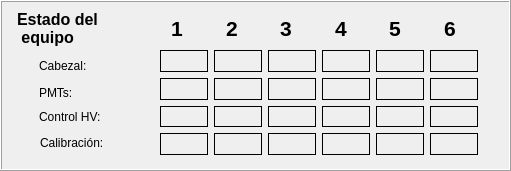
     <widget class="QFrame" name="frame_status">
      <property name="geometry">
       <rect>
        <x>10</x>
        <y>104</y>
        <width>511</width>
        <height>171</height>
       </rect>
      </property>
      <property name="sizePolicy">
       <sizepolicy hsizetype="Fixed" vsizetype="Fixed">
        <horstretch>0</horstretch>
        <verstretch>0</verstretch>
       </sizepolicy>
      </property>
      <property name="maximumSize">
       <size>
        <width>1122</width>
        <height>923</height>
       </size>
      </property>
      <property name="frameShape">
       <enum>QFrame::Box</enum>
      </property>
      <property name="frameShadow">
       <enum>QFrame::Raised</enum>
      </property>
      <widget class="QLabel" name="label_14">
       <property name="geometry">
        <rect>
         <x>39</x>
         <y>82</y>
         <width>66</width>
         <height>21</height>
        </rect>
       </property>
       <property name="text">
        <string>PMTs:</string>
       </property>
      </widget>
      <widget class="QLabel" name="label_15">
       <property name="geometry">
        <rect>
         <x>39</x>
         <y>106</y>
         <width>91</width>
         <height>21</height>
        </rect>
       </property>
       <property name="text">
        <string>Control HV:</string>
       </property>
      </widget>
      <widget class="QLabel" name="label_17">
       <property name="geometry">
        <rect>
         <x>17</x>
         <y>8</y>
         <width>111</width>
         <height>41</height>
        </rect>
       </property>
       <property name="font">
        <font>
         <pointsize>12</pointsize>
         <weight>75</weight>
         <bold>true</bold>
        </font>
       </property>
       <property name="text">
        <string>Estado del 
 equipo</string>
       </property>
      </widget>
      <widget class="QLabel" name="label_18">
       <property name="geometry">
        <rect>
         <x>39</x>
         <y>55</y>
         <width>66</width>
         <height>21</height>
        </rect>
       </property>
       <property name="text">
        <string>Cabezal:</string>
       </property>
      </widget>
      <widget class="QWidget" name="layoutWidget1">
       <property name="geometry">
        <rect>
         <x>171</x>
         <y>10</y>
         <width>321</width>
         <height>37</height>
        </rect>
       </property>
       <layout class="QHBoxLayout" name="Heads">
        <property name="spacing">
         <number>6</number>
        </property>
        <item>
         <widget class="QLabel" name="label_5">
          <property name="font">
           <font>
            <pointsize>16</pointsize>
            <weight>75</weight>
            <bold>true</bold>
           </font>
          </property>
          <property name="layoutDirection">
           <enum>Qt::LeftToRight</enum>
          </property>
          <property name="text">
           <string>1</string>
          </property>
          <property name="textFormat">
           <enum>Qt::PlainText</enum>
          </property>
          <property name="alignment">
           <set>Qt::AlignLeading|Qt::AlignLeft|Qt::AlignVCenter</set>
          </property>
         </widget>
        </item>
        <item>
         <widget class="QLabel" name="label_24">
          <property name="font">
           <font>
            <pointsize>16</pointsize>
            <weight>75</weight>
            <bold>true</bold>
           </font>
          </property>
          <property name="text">
           <string>2</string>
          </property>
          <property name="alignment">
           <set>Qt::AlignLeading|Qt::AlignLeft|Qt::AlignVCenter</set>
          </property>
         </widget>
        </item>
        <item>
         <widget class="QLabel" name="label_25">
          <property name="font">
           <font>
            <pointsize>16</pointsize>
            <weight>75</weight>
            <bold>true</bold>
           </font>
          </property>
          <property name="text">
           <string>3</string>
          </property>
          <property name="alignment">
           <set>Qt::AlignLeading|Qt::AlignLeft|Qt::AlignVCenter</set>
          </property>
         </widget>
        </item>
        <item>
         <widget class="QLabel" name="label_26">
          <property name="font">
           <font>
            <pointsize>16</pointsize>
            <weight>75</weight>
            <bold>true</bold>
           </font>
          </property>
          <property name="text">
           <string>4</string>
          </property>
          <property name="alignment">
           <set>Qt::AlignLeading|Qt::AlignLeft|Qt::AlignVCenter</set>
          </property>
         </widget>
        </item>
        <item>
         <widget class="QLabel" name="label_27">
          <property name="font">
           <font>
            <pointsize>16</pointsize>
            <weight>75</weight>
            <bold>true</bold>
           </font>
          </property>
          <property name="text">
           <string>5</string>
          </property>
          <property name="alignment">
           <set>Qt::AlignLeading|Qt::AlignLeft|Qt::AlignVCenter</set>
          </property>
         </widget>
        </item>
        <item>
         <widget class="QLabel" name="label_28">
          <property name="font">
           <font>
            <pointsize>16</pointsize>
            <weight>75</weight>
            <bold>true</bold>
           </font>
          </property>
          <property name="text">
           <string>6</string>
          </property>
          <property name="alignment">
           <set>Qt::AlignLeading|Qt::AlignLeft|Qt::AlignVCenter</set>
          </property>
         </widget>
        </item>
       </layout>
      </widget>
      <widget class="QWidget" name="layoutWidget">
       <property name="geometry">
        <rect>
         <x>160</x>
         <y>50</y>
         <width>318</width>
         <height>105</height>
        </rect>
       </property>
       <layout class="QGridLayout" name="gridLayout">
        <item row="1" column="0">
         <widget class="QLabel" name="label_pmt_estado_1">
          <property name="autoFillBackground">
           <bool>true</bool>
          </property>
          <property name="frameShape">
           <enum>QFrame::Panel</enum>
          </property>
          <property name="text">
           <string/>
          </property>
         </widget>
        </item>
        <item row="0" column="3">
         <widget class="QLabel" name="label_cabezal_estado_4">
          <property name="autoFillBackground">
           <bool>true</bool>
          </property>
          <property name="frameShape">
           <enum>QFrame::Panel</enum>
          </property>
          <property name="text">
           <string/>
          </property>
         </widget>
        </item>
        <item row="0" column="0">
         <widget class="QLabel" name="label_cabezal_estado_1">
          <property name="autoFillBackground">
           <bool>true</bool>
          </property>
          <property name="frameShape">
           <enum>QFrame::Panel</enum>
          </property>
          <property name="text">
           <string/>
          </property>
         </widget>
        </item>
        <item row="2" column="3">
         <widget class="QLabel" name="label_hv_estado_4">
          <property name="font">
           <font>
            <pointsize>9</pointsize>
            <weight>75</weight>
            <bold>true</bold>
           </font>
          </property>
          <property name="autoFillBackground">
           <bool>true</bool>
          </property>
          <property name="frameShape">
           <enum>QFrame::Panel</enum>
          </property>
          <property name="text">
           <string/>
          </property>
         </widget>
        </item>
        <item row="0" column="2">
         <widget class="QLabel" name="label_cabezal_estado_3">
          <property name="autoFillBackground">
           <bool>true</bool>
          </property>
          <property name="frameShape">
           <enum>QFrame::Panel</enum>
          </property>
          <property name="text">
           <string/>
          </property>
         </widget>
        </item>
        <item row="2" column="4">
         <widget class="QLabel" name="label_hv_estado_5">
          <property name="font">
           <font>
            <pointsize>9</pointsize>
            <weight>75</weight>
            <bold>true</bold>
           </font>
          </property>
          <property name="autoFillBackground">
           <bool>true</bool>
          </property>
          <property name="frameShape">
           <enum>QFrame::Panel</enum>
          </property>
          <property name="text">
           <string/>
          </property>
         </widget>
        </item>
        <item row="2" column="1">
         <widget class="QLabel" name="label_hv_estado_2">
          <property name="font">
           <font>
            <pointsize>9</pointsize>
            <weight>75</weight>
            <bold>true</bold>
           </font>
          </property>
          <property name="autoFillBackground">
           <bool>true</bool>
          </property>
          <property name="frameShape">
           <enum>QFrame::Panel</enum>
          </property>
          <property name="text">
           <string/>
          </property>
         </widget>
        </item>
        <item row="1" column="2">
         <widget class="QLabel" name="label_pmt_estado_3">
          <property name="autoFillBackground">
           <bool>true</bool>
          </property>
          <property name="frameShape">
           <enum>QFrame::Panel</enum>
          </property>
          <property name="text">
           <string/>
          </property>
         </widget>
        </item>
        <item row="1" column="5">
         <widget class="QLabel" name="label_pmt_estado_6">
          <property name="autoFillBackground">
           <bool>true</bool>
          </property>
          <property name="frameShape">
           <enum>QFrame::Panel</enum>
          </property>
          <property name="text">
           <string/>
          </property>
         </widget>
        </item>
        <item row="1" column="4">
         <widget class="QLabel" name="label_pmt_estado_5">
          <property name="autoFillBackground">
           <bool>true</bool>
          </property>
          <property name="frameShape">
           <enum>QFrame::Panel</enum>
          </property>
          <property name="text">
           <string/>
          </property>
         </widget>
        </item>
        <item row="2" column="5">
         <widget class="QLabel" name="label_hv_estado_6">
          <property name="font">
           <font>
            <pointsize>9</pointsize>
            <weight>75</weight>
            <bold>true</bold>
           </font>
          </property>
          <property name="autoFillBackground">
           <bool>true</bool>
          </property>
          <property name="frameShape">
           <enum>QFrame::Panel</enum>
          </property>
          <property name="text">
           <string/>
          </property>
         </widget>
        </item>
        <item row="2" column="0">
         <widget class="QLabel" name="label_hv_estado_1">
          <property name="font">
           <font>
            <pointsize>9</pointsize>
            <weight>75</weight>
            <bold>true</bold>
           </font>
          </property>
          <property name="autoFillBackground">
           <bool>true</bool>
          </property>
          <property name="frameShape">
           <enum>QFrame::Panel</enum>
          </property>
          <property name="text">
           <string/>
          </property>
         </widget>
        </item>
        <item row="0" column="1">
         <widget class="QLabel" name="label_cabezal_estado_2">
          <property name="autoFillBackground">
           <bool>true</bool>
          </property>
          <property name="frameShape">
           <enum>QFrame::Panel</enum>
          </property>
          <property name="text">
           <string/>
          </property>
         </widget>
        </item>
        <item row="0" column="4">
         <widget class="QLabel" name="label_cabezal_estado_5">
          <property name="autoFillBackground">
           <bool>true</bool>
          </property>
          <property name="frameShape">
           <enum>QFrame::Panel</enum>
          </property>
          <property name="text">
           <string/>
          </property>
         </widget>
        </item>
        <item row="2" column="2">
         <widget class="QLabel" name="label_hv_estado_3">
          <property name="font">
           <font>
            <pointsize>9</pointsize>
            <weight>75</weight>
            <bold>true</bold>
           </font>
          </property>
          <property name="autoFillBackground">
           <bool>true</bool>
          </property>
          <property name="frameShape">
           <enum>QFrame::Panel</enum>
          </property>
          <property name="text">
           <string/>
          </property>
         </widget>
        </item>
        <item row="1" column="3">
         <widget class="QLabel" name="label_pmt_estado_4">
          <property name="autoFillBackground">
           <bool>true</bool>
          </property>
          <property name="frameShape">
           <enum>QFrame::Panel</enum>
          </property>
          <property name="text">
           <string/>
          </property>
         </widget>
        </item>
        <item row="1" column="1">
         <widget class="QLabel" name="label_pmt_estado_2">
          <property name="autoFillBackground">
           <bool>true</bool>
          </property>
          <property name="frameShape">
           <enum>QFrame::Panel</enum>
          </property>
          <property name="text">
           <string/>
          </property>
         </widget>
        </item>
        <item row="0" column="5">
         <widget class="QLabel" name="label_cabezal_estado_6">
          <property name="autoFillBackground">
           <bool>true</bool>
          </property>
          <property name="frameShape">
           <enum>QFrame::Panel</enum>
          </property>
          <property name="text">
           <string/>
          </property>
         </widget>
        </item>
        <item row="3" column="0">
         <widget class="QLabel" name="label_table_1">
          <property name="autoFillBackground">
           <bool>true</bool>
          </property>
          <property name="frameShape">
           <enum>QFrame::Panel</enum>
          </property>
          <property name="text">
           <string/>
          </property>
         </widget>
        </item>
        <item row="3" column="1">
         <widget class="QLabel" name="label_table_2">
          <property name="autoFillBackground">
           <bool>true</bool>
          </property>
          <property name="frameShape">
           <enum>QFrame::Panel</enum>
          </property>
          <property name="text">
           <string/>
          </property>
         </widget>
        </item>
        <item row="3" column="2">
         <widget class="QLabel" name="label_table_3">
          <property name="autoFillBackground">
           <bool>true</bool>
          </property>
          <property name="frameShape">
           <enum>QFrame::Panel</enum>
          </property>
          <property name="text">
           <string/>
          </property>
         </widget>
        </item>
        <item row="3" column="3">
         <widget class="QLabel" name="label_table_4">
          <property name="autoFillBackground">
           <bool>true</bool>
          </property>
          <property name="frameShape">
           <enum>QFrame::Panel</enum>
          </property>
          <property name="text">
           <string/>
          </property>
         </widget>
        </item>
        <item row="3" column="4">
         <widget class="QLabel" name="label_table_5">
          <property name="autoFillBackground">
           <bool>true</bool>
          </property>
          <property name="frameShape">
           <enum>QFrame::Panel</enum>
          </property>
          <property name="text">
           <string/>
          </property>
         </widget>
        </item>
        <item row="3" column="5">
         <widget class="QLabel" name="label_table_6">
          <property name="autoFillBackground">
           <bool>true</bool>
          </property>
          <property name="frameShape">
           <enum>QFrame::Panel</enum>
          </property>
          <property name="text">
           <string/>
          </property>
         </widget>
        </item>
       </layout>
      </widget>
      <widget class="QLabel" name="label_39">
       <property name="geometry">
        <rect>
         <x>40</x>
         <y>132</y>
         <width>91</width>
         <height>21</height>
        </rect>
       </property>
       <property name="text">
        <string>Calibración:</string>
       </property>
      </widget>
      <zorder>layoutWidget1</zorder>
      <zorder>layoutWidget</zorder>
      <zorder>label_14</zorder>
      <zorder>label_15</zorder>
      <zorder>label_17</zorder>
      <zorder>label_18</zorder>
      <zorder>label_39</zorder>
     </widget>
